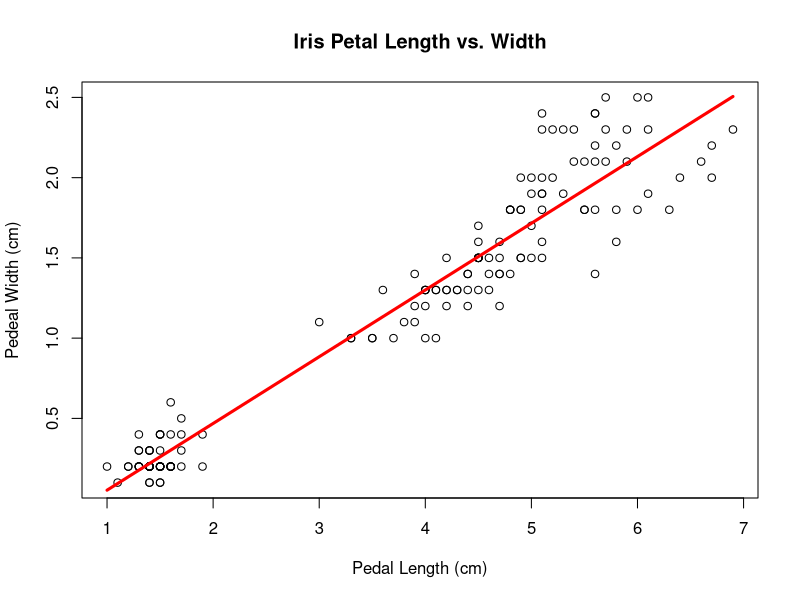

Here is the R script that generated this plot:
# Creating Statistical Models

# Load the data
data(iris)

# Peak at data
head(iris)

# Create a scatterplot
plot(
  x = iris$Petal.Length,
  y = iris$Petal.Width,
  main = "Iris Petal Length vs. Width",
  xlab = "Pedal Length (cm)",
  ylab = "Pedeal Width (cm)"
)

# Create a linear regression model
model <- lm(
  formula = Petal.Width ~ Petal.Length,
  data = iris
)

# Summarize the model
summary(model)

# Draw a regression line on plot 
lines(
  x = iris$Petal.Length,
  y = model$fitted,
  col = "red",
  lwd = 3
)

# Get correlation coefficient
cor(
  x = iris$Petal.Length,
  y = iris$Petal.Width
)

# Predict new values from the model
predict(
  object = model,
  newdata = data.frame(
    Petal.Length = c(2, 5, 7)
  )
)
